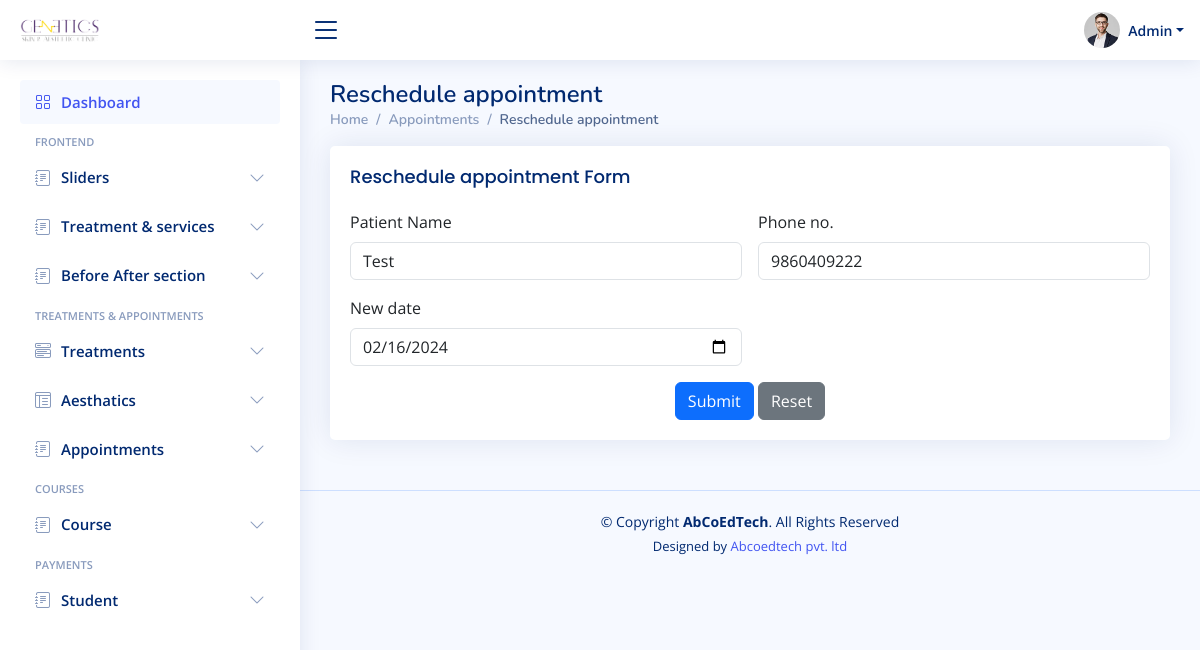
The page /admin/aesthetic_reschedule.php?id=1 (signed in) on the database its author committed.
### tables this page shows
CREATE TABLE `aesthatic_appointment` (
  `id` int(11) NOT NULL,
  `name` varchar(255) NOT NULL,
  `phone` varchar(255) NOT NULL,
  `date` date NOT NULL,
  `aesthatic` varchar(255) NOT NULL,
  `status` set('Completed','Reschedule','Cancel') NOT NULL
);

### admin/connect/db.php (called while the page is built)
<?php
class connect{
    public $servername = "localhost";
    private $username = "root";
    private $password = "";
    private $dbname = "dermatics";
    public function dbconnect()
	{
		$db=mysqli_connect($this->servername,$this->username,$this->password,$this->dbname);
		return $db;
	}
}
?>

### admin/connect/fun.php (called while the page is built, shortened)
<?php
class fun
{
    private $db;
    function __construct($con)
    {
        $this->db = $con;
    }
    public function fetchAesthaticAppointmentsWithid($id){
        $sql = "SELECT * FROM `aesthatic_appointment` WHERE `id` = '$id'";
        $fetch = mysqli_query($this->db, $sql);
        return $fetch;
    }
}
?>

### admin/aesthetic_reschedule.php (the view, shortened to what this page needs)
<!DOCTYPE html>
<html lang="en">
<head>
  <?php
    include "include/links.php";
    if(isset($_GET["id"])){
      $id = $_GET["id"];
      $patient = $fun->fetchAesthaticAppointmentsWithid($id);
      $patient = mysqli_fetch_assoc($patient);
    }
    else{
      header("location:appointments.php?msg=Id not found");
    }
  ?>
</head>
<body>
 <?php
  include 'include/header.php';
 ?>
  <?php
    include 'include/navBar.php';
  ?>
  <main id="main" class="main">
    <div class="pagetitle">
      <h1>Reschedule appointment</h1>
      <nav>
        <ol class="breadcrumb">
          <li class="breadcrumb-item"><a href="index.php">Home</a></li>
          <li class="breadcrumb-item ">Appointments</li>
          <li class="breadcrumb-item active">Reschedule appointment</li>
        </ol>
      </nav>
    </div>
    <section class="section dashboard">
          <div class="card">
            <div class="card-body">
              <h5 class="card-title">Reschedule appointment Form</h5>
          <form class="row g-3" action="form_submit.php" method="post" id="form" enctype="multipart/form-data">
            <div class="col-md-6">
              <label for="name" class="form-label">Patient Name</label>
              <input type="text" name="name" class="form-control" id="name" readonly value="<?php echo $patient["name"]?>">
            </div>
            <div class="col-md-6">
              <label for="des" class="form-label">Phone no.</label>
              <input type="text" name="des" class="form-control" id="des" readonly value="<?php echo $patient["phone"]?>" >
            </div>
            <div class="col-md-6">
              <label for="date" class="form-label">New date</label>
              <input type="date" name="date" min="<?php echo date('Y-m-d'); ?>" class="form-control" id="date" value="<?php echo $patient["date"]?>">
            </div>
            <div class="text-center">
              <div class="" id="buttons">
                <button type="submit" name="change_date_aesthatic" class="btn btn-primary">Submit </button>
                <button type="reset" class="btn btn-secondary">Reset</button>
              </div>
            </div>
          </form>
            </div>
          </div>
    </section>
  </main>
  <?php
    include "include/footer.php";
  ?>
</body>
</html>

### admin/assets/css/style.css (style rules this page uses)
:root { scroll-behavior: smooth; }
body { font-family: "Open Sans", sans-serif; background: #f6f9ff; color: #444444; }
a { color: #4154f1; text-decoration: none; }
h1, h2, h3, h4, h5, h6 { font-family: "Nunito", sans-serif; }
#main { margin-top: 60px; padding: 20px 30px; transition: all 0.3s; }
.pagetitle { margin-bottom: 10px; }
.pagetitle h1 { font-size: 24px; margin-bottom: 0; font-weight: 600; color: #012970; }
.card { margin-bottom: 30px; border: none; border-radius: 5px; box-shadow: 0px 0 30px rgba(1, 41, 112, 0.1); }
.card-title { padding: 20px 0 15px 0; font-size: 18px; font-weight: 500; color: #012970; font-family: "Poppins", sans-serif; }
.card-body { padding: 0 20px 20px 20px; }
.breadcrumb { font-size: 14px; font-family: "Nunito", sans-serif; color: #899bbd; font-weight: 600; }
.breadcrumb a { color: #899bbd; transition: 0.3s; }
.breadcrumb .breadcrumb-item::before { color: #899bbd; }
.breadcrumb .active { color: #51678f; font-weight: 600; }
@media (min-width: 1200px) { #main, #footer { margin-left: 300px; } }

### rows shown on the page
aesthatic_appointment: name "Test", des "9860409222", date "02/16/2024"
